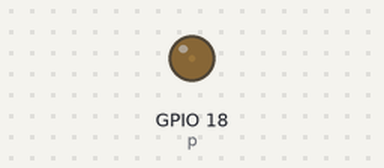
A program run on a simulated Raspberry Pi (BCM pin numbers). On the bench: output pins drawn as LEDs (lit = HIGH).

Above: at 0.05 s.
At 0.9 s:
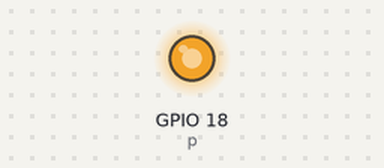
At 1.35 s:
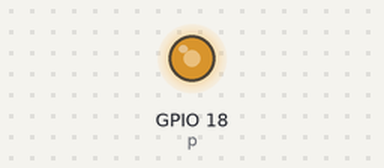
At 1.75 s:
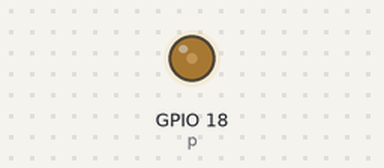
Timing chart, 0 to 4.6 s (numbered marks = the images above):
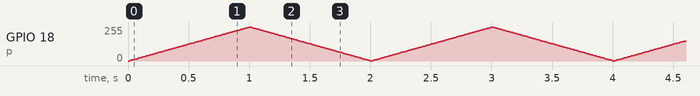

The program:

p2-LED-PIEZO.py
```python
# LED FADE IN & OUT | USE PIEZO TOO

import RPi.GPIO as GPIO
import time

GPIO.setmode(GPIO.BCM)
GPIO.setup(18,GPIO.OUT)

p = GPIO.PWM(18,100)
p.start(0)

try:
	while True:
		for i in range(100):
				p.ChangeDutyCycle(i)
				time.sleep(0.01)
		for i in range (100):
				p.ChangeDutyCycle(100-i)
				time.sleep(0.01)
except KeyboardInterrupt:
	pass
	p.stop()
	GPIO.cleanup()
```
